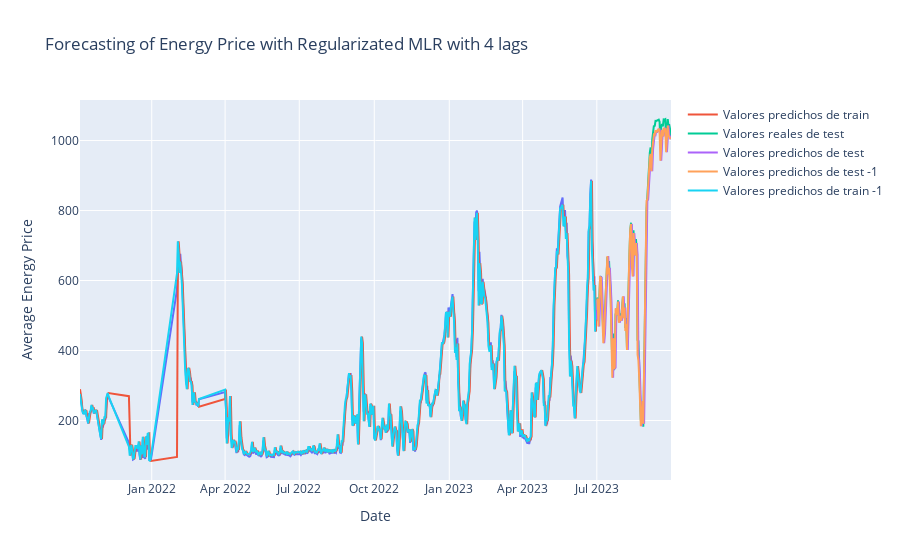

The notebook cell this image was saved under:
### Code cell
fig_lag4 = px.line(x=X_train_dates, y=y_train,title="Forecasting of Energy Price with Regularizated MLR with 4 lags")
fig_lag4.update_layout(xaxis_title='Date', yaxis_title='Average Energy Price')
fig_lag4.add_trace(go.Scatter(x=X_train_dates, y=y_pred_train, mode='lines', name='Valores predichos de train'))
fig_lag4.add_trace(go.Scatter(x=X_test_dates, y=y_test, mode='lines', name='Valores reales de test'))
fig_lag4.add_trace(go.Scatter(x=X_test_dates, y=y_pred, mode='lines', name='Valores predichos de test'))
fig_lag4.add_trace(go.Scatter(x=X_test_dates, y=y_pred_1, mode='lines', name='Valores predichos de test -1'))
fig_lag4.add_trace(go.Scatter(x=X_train_dates, y=y_pred_train_1, mode='lines', name='Valores predichos de train -1'))
fig_lag4.show()
